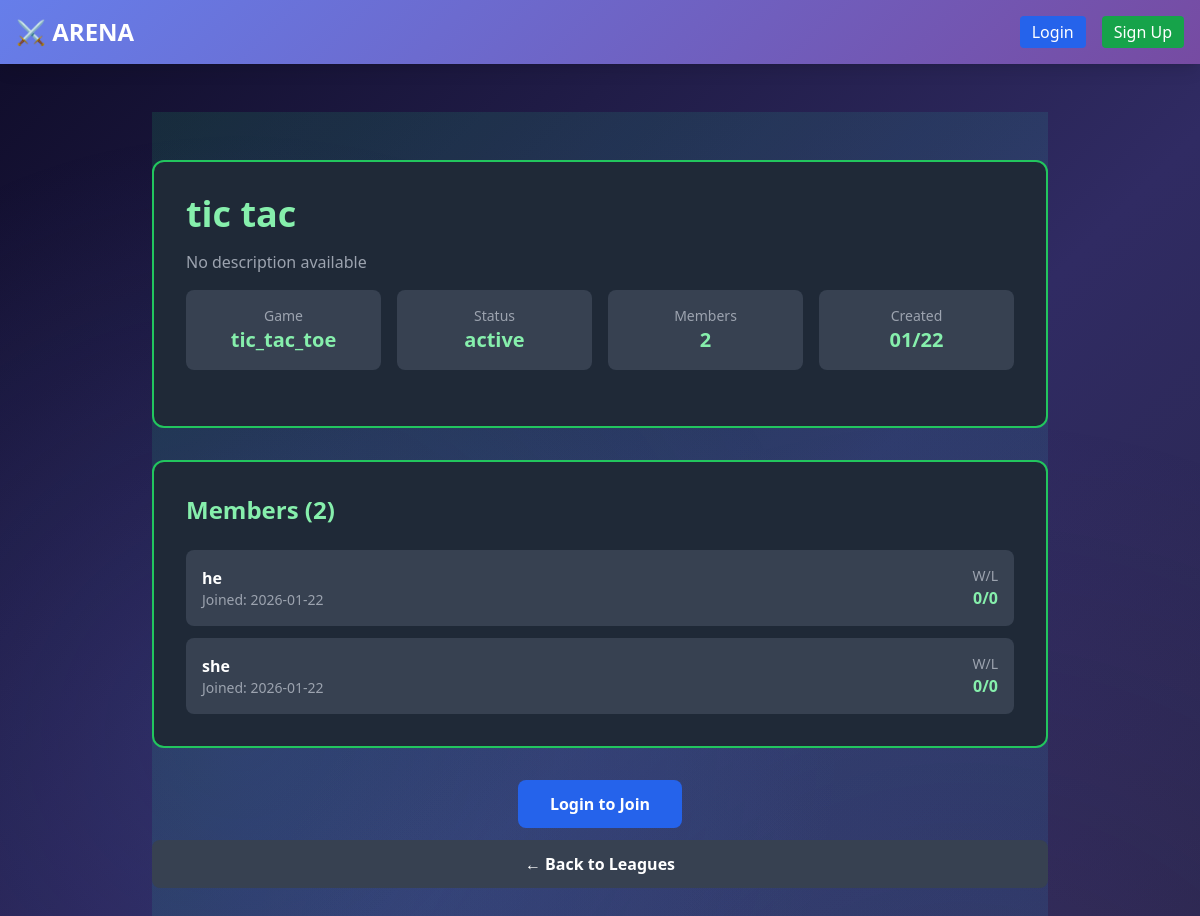
The page /league/1 on the database its author committed.
### models.py (models this page shows)
class League(db.Model):
    id = db.Column(db.Integer, primary_key=True)
    name = db.Column(db.String(200), nullable=False, unique=True)
    description = db.Column(db.Text)
    game_type = db.Column(db.String(20), nullable=False)  # tic_tac_toe, checkers, maze
    status = db.Column(db.String(20), default='active')  # active, inactive, archived
    created_by = db.Column(db.Integer, db.ForeignKey('user.id'), nullable=False)
    created_at = db.Column(db.DateTime, default=datetime.utcnow)
    updated_at = db.Column(db.DateTime, default=datetime.utcnow, onupdate=datetime.utcnow)
    members = db.relationship('LeagueMember', backref='league', lazy=True, cascade='all, delete-orphan')

class LeagueMember(db.Model):
    id = db.Column(db.Integer, primary_key=True)
    league_id = db.Column(db.Integer, db.ForeignKey('league.id'), nullable=False)
    user_id = db.Column(db.Integer, db.ForeignKey('user.id'), nullable=False)
    joined_at = db.Column(db.DateTime, default=datetime.utcnow)
    points = db.Column(db.Integer, default=0)
    wins = db.Column(db.Integer, default=0)
    losses = db.Column(db.Integer, default=0)
    __table_args__ = (db.UniqueConstraint('league_id', 'user_id', name='unique_league_member'),)

class User(UserMixin, db.Model):
    id = db.Column(db.Integer, primary_key=True)
    username = db.Column(db.String(80), unique=True, nullable=False)
    password = db.Column(db.String(200), nullable=False)
    role = db.Column(db.String(20), nullable=False)  # player or admin
    created_at = db.Column(db.DateTime, default=datetime.utcnow)
    advertisements = db.relationship('Advertisement', backref='advertiser', lazy=True, cascade='all, delete-orphan')
    leagues_created = db.relationship('League', backref='creator', lazy=True, cascade='all, delete-orphan', foreign_keys='League.created_by')
    tournaments_created = db.relationship('Tournament', backref='creator', lazy=True, cascade='all, delete-orphan', foreign_keys='Tournament.created_by')
    league_memberships = db.relationship('LeagueMember', backref='user', lazy=True, cascade='all, delete-orphan')
    tournament_participations = db.relationship('TournamentParticipant', backref='user', lazy=True, cascade='all, delete-orphan')

### ads.py (the view)
@ads_bp.route("/league/<int:league_id>")
def view_league(league_id):
    league = League.query.get(league_id)
    if not league:
        return redirect("/leagues")
    return render_template("league_detail.html", league=league)

### templates/league_detail.html (shortened to what this page needs)
{% extends "base.html" %}
{% block content %}
<div class="max-w-4xl mx-auto league-detail-bg min-h-screen py-12">
  <div class="bg-gray-800 p-8 rounded-xl border-2 border-green-500 mb-8">
    <h1 class="text-4xl font-bold text-green-300 mb-4">{{ league.name }}</h1>
    <p class="text-gray-400 mb-4">{{ league.description or 'No description available' }}</p>
    <div class="grid grid-cols-2 md:grid-cols-4 gap-4 mb-6">
      <div class="bg-gray-700 p-4 rounded-lg text-center">
        <p class="text-gray-400 text-sm">Game</p>
        <p class="text-xl font-bold text-green-300">{{ league.game_type }}</p>
      </div>
      <div class="bg-gray-700 p-4 rounded-lg text-center">
        <p class="text-gray-400 text-sm">Status</p>
        <p class="text-xl font-bold text-green-300">{{ league.status }}</p>
      </div>
      <div class="bg-gray-700 p-4 rounded-lg text-center">
        <p class="text-gray-400 text-sm">Members</p>
        <p class="text-xl font-bold text-green-300">{{ league.members|length }}</p>
      </div>
      <div class="bg-gray-700 p-4 rounded-lg text-center">
        <p class="text-gray-400 text-sm">Created</p>
        <p class="text-xl font-bold text-green-300">{{ league.created_at.strftime('%m/%d') }}</p>
      </div>
    </div>
    {% set is_member = league.members|selectattr('user_id', 'equalto', current_user.id)|list|length > 0 %}
  </div>
  <div class="bg-gray-800 p-8 rounded-xl border-2 border-green-500 mb-8">
    <h2 class="text-2xl font-bold text-green-300 mb-6">Members ({{ league.members|length }})</h2>
    {% if league.members %}
    <div class="space-y-3">
      {% for member in league.members %}
      <div class="bg-gray-700 p-4 rounded-lg flex justify-between items-center">
        <div>
          <p class="font-bold text-white">{{ member.user.username }}</p>
          <p class="text-sm text-gray-400">Joined: {{ member.joined_at.strftime('%Y-%m-%d') }}</p>
        </div>
        <div class="text-right">
          <p class="text-sm text-gray-400">W/L</p>
          <p class="font-bold text-green-300">{{ member.wins }}/{{ member.losses }}</p>
        </div>
      </div>
      {% endfor %}
    </div>
    {% else %}
    <p class="text-gray-400 text-center py-8">No members yet. Be the first to join!</p>
    {% endif %}
  </div>
  <div class="text-center space-y-3">
    {% if current_user.is_authenticated %}
      {% set is_member = league.members|selectattr('user_id', 'equalto', current_user.id)|list|length > 0 %}
      {% if not is_member %}
        <form method="POST" action="/join-league">
          <input type="hidden" name="league_id" value="{{ league.id }}">
          <button type="submit" class="bg-blue-600 hover:bg-blue-700 text-white font-bold py-3 px-8 rounded-lg transition">Join This League</button>
        </form>
      {% else %}
        <button class="bg-green-600 text-white font-bold py-3 px-8 rounded-lg cursor-not-allowed opacity-75">You are a member</button>
      {% endif %}
    {% else %}
      <a href="/login" class="inline-block bg-blue-600 hover:bg-blue-700 text-white font-bold py-3 px-8 rounded-lg transition">Login to Join</a>
    {% endif %}
    <a href="/leagues" class="block bg-gray-700 hover:bg-gray-600 text-white font-bold py-3 px-8 rounded-lg transition">← Back to Leagues</a>
  </div>
</div>
{% endblock %}

### templates/base.html (style rules this page uses)
body { background: linear-gradient(135deg, #0f0c29 0%, #302b63 50%, #24243e 100%); background-attachment: fixed; background-repeat: no-repeat; min-height: 100vh; }
body::before { content: ''; position: fixed; top: 0; left: 0; right: 0; bottom: 0; background-image: radial-gradient(circle at 20% 50%, rgba(102, 126, 234, 0.15) 0%, transparent 50%), radial-gradient(circle at 80% 80%, rgba(118, 75, 162, 0.15) 0%, transparent 50%); pointer-events: none; z-index: 1; }

### templates/league_detail.html (style rules this page uses)
.league-detail-bg { background: linear-gradient(135deg, rgba(34, 197, 94, 0.15) 0%, rgba(59, 130, 246, 0.15) 100%); background-attachment: fixed; }

### rows shown on the page
League: name "tic tac", description "No description available", game_type "tic_tac_toe", status "active", created_at "01/22"
LeagueMember: user.username "he", joined_at "2026-01-22", wins "0", losses "0"
LeagueMember: user.username "she", joined_at "2026-01-22", wins "0", losses "0"

### other values the page prints
{{ league.members|length }} "2"
